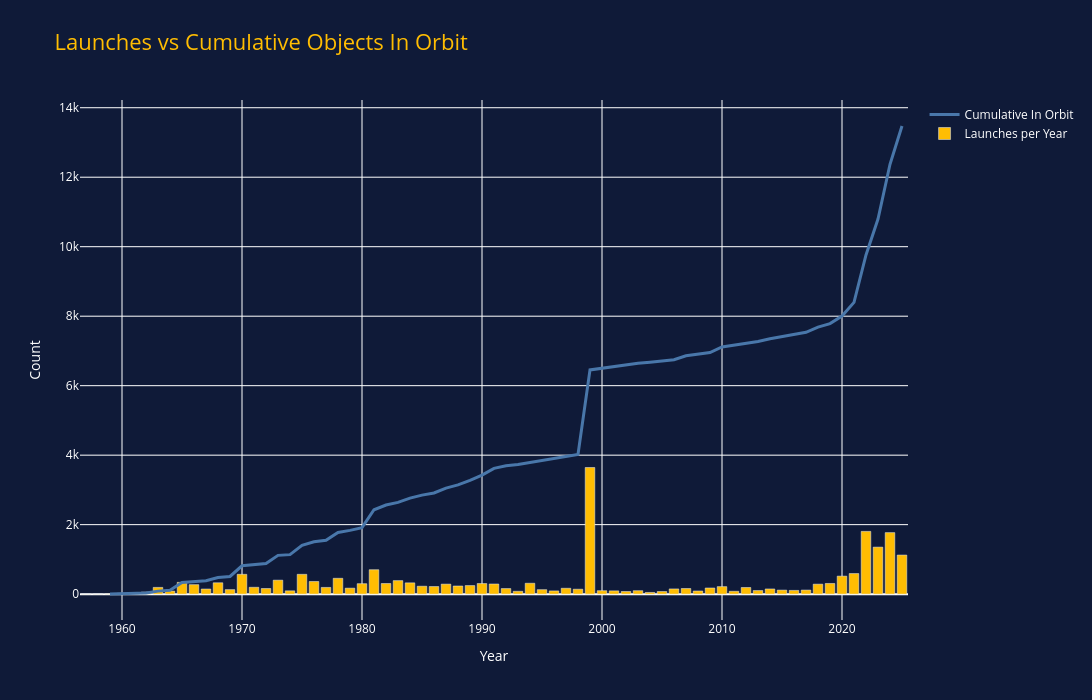

The notebook cell this image was saved under:
### Code cell
import plotly.graph_objects as go

fig = go.Figure()

# Add cumulative line
fig.add_trace(go.Scatter(
    x=cumulative_by_year.index,
    y=cumulative_by_year.values,
    #mode='lines+markers',
    mode='lines',
    name='Cumulative In Orbit',
    line=dict(color='#4977AA', width=3),
    marker=dict(color='white', size=6)
))

# Add yearly launches as bars
fig.add_trace(go.Bar(
    x=launches_by_year.index,
    y=launches_by_year.values,
    name='Launches per Year',
    marker_color='#FFBD02'
))

# Apply custom styling
fig.update_layout(
    title='Launches vs Cumulative Objects In Orbit',
    title_font=dict(color='#FFBD02', size=22),
    plot_bgcolor='#0F1A38',
    paper_bgcolor='#0F1A38',
    font=dict(color='white'),
    xaxis=dict(title='Year', color='white', gridcolor='white'),
    yaxis=dict(title='Count', color='white', gridcolor='white'),
    legend=dict(font=dict(color='white')),
    barmode='overlay',
    width=1200,
    height=700
)

fig.show()

### Figure 1 — Plotly figure (JSON) as saved in the notebook; plotly's stock layout.template omitted (floating-point values rounded to 4 significant figures)
{"data": [{"line": {"color": "#4977AA", "width": 3}, "marker": {"color": "white", "size": 6}, "mode": "lines", "name": "Cumulative In Orbit", "type": "scatter", "x": [1959, 1960, 1961, 1962, 1963, 1964, 1965, 1966, 1967, 1968, 1969, 1970, 1971, 1972, 1973, 1974, 1975, 1976, 1977, 1978, 1979, 1980, 1981, 1982, 1983, 1984, 1985, 1986, 1987, 1988, 1989, 1990, 1991, 1992, 1993, 1994, 1995, 1996, 1997, 1998, 1999, 2000, 2001, 2002, 2003, 2004, 2005, 2006, 2007, 2008, 2009, 2010, 2011, 2012, 2013, 2014, 2015, 2016, 2017, 2018, 2019, 2020, 2021, 2022, 2023, 2024, 2025], "y": [4, 14, 21, 33, 87, 111, 333, 363, 384, 478, 509, 816, 850, 883, 1116, 1137, 1406, 1506, 1550, 1777, 1835, 1914, 2428, 2564, 2642, 2763, 2850, 2913, 3052, 3144, 3276, 3425, 3621, 3695, 3730, 3787, 3834, 3892, 3961, 4023, 6454, 6504, 6562, 6597, 6647, 6676, 6713, 6746, 6862, 6904, 6953, 7116, 7166, 7210, 7273, 7348, 7408, 7472, 7537, 7685, 7786, 8004, 8397, 9762, 10797, 12372, 13474]}, {"marker": {"color": "#FFBD02"}, "name": "Launches per Year", "type": "bar", "x": [1957.0, 1958.0, 1959.0, 1960.0, 1961.0, 1962.0, 1963.0, 1964.0, 1965.0, 1966.0, 1967.0, 1968.0, 1969.0, 1970.0, 1971.0, 1972.0, 1973.0, 1974.0, 1975.0, 1976.0, 1977.0, 1978.0, 1979.0, 1980.0, 1981.0, 1982.0, 1983.0, 1984.0, 1985.0, 1986.0, 1987.0, 1988.0, 1989.0, 1990.0, 1991.0, 1992.0, 1993.0, 1994.0, 1995.0, 1996.0, 1997.0, 1998.0, 1999.0, 2000.0, 2001.0, 2002.0, 2003.0, 2004.0, 2005.0, 2006.0, 2007.0, 2008.0, 2009.0, 2010.0, 2011.0, 2012.0, 2013.0, 2014.0, 2015.0, 2016.0, 2017.0, 2018.0, 2019.0, 2020.0, 2021.0, 2022.0, 2023.0, 2024.0, 2025.0], "y": [3, 3, 7, 22, 40, 60, 194, 88, 339, 273, 147, 327, 130, 570, 197, 162, 402, 95, 570, 364, 193, 456, 172, 301, 703, 306, 389, 325, 228, 219, 288, 234, 247, 305, 292, 161, 82, 313, 129, 93, 169, 142, 3645, 99, 94, 76, 99, 49, 75, 150, 162, 91, 177, 216, 82, 191, 103, 149, 116, 107, 117, 287, 307, 518, 593, 1806, 1353, 1771, 1125]}], "layout": {"barmode": "overlay", "font": {"color": "white"}, "height": 700, "legend": {"font": {"color": "white"}}, "paper_bgcolor": "#0F1A38", "plot_bgcolor": "#0F1A38", "title": {"font": {"color": "#FFBD02", "size": 22}, "text": "Launches vs Cumulative Objects In Orbit"}, "width": 1200, "xaxis": {"color": "white", "gridcolor": "white", "title": {"text": "Year"}}, "yaxis": {"color": "white", "gridcolor": "white", "title": {"text": "Count"}}}}
